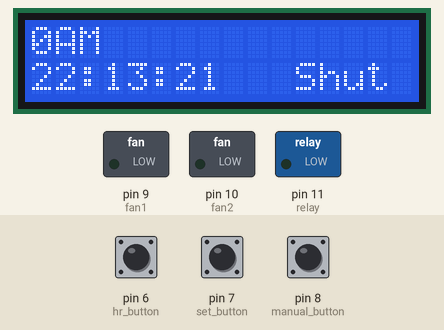
The sketch below on a simulated Arduino Uno, built with avr-gcc and run on an emulated ATmega328P. On the bench: 16×2 character LCD, switched loads named in the sketch (green lamp = pin HIGH). The inputs (shaded band) are chosen by the test bench; at power-on: pin 8 (manual_button) LOW, pin 7 (set_button) LOW, pin 6 (hr_button) LOW. The local clock reads 2024-03-15 10:24:30 at power-on unless the sketch sets it; pins used as bus, display or sensor lines are not drawn.

Above: at 1.2 s.
1.3 s: pin 8 (manual_button) pulled HIGH for 0.2 s
At 1.7 s:
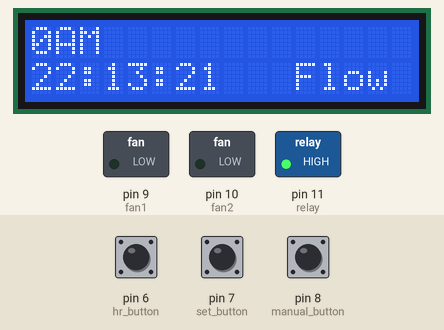
3.4 s: pin 7 (set_button) pulled HIGH for 0.2 s
At 4.27 s:
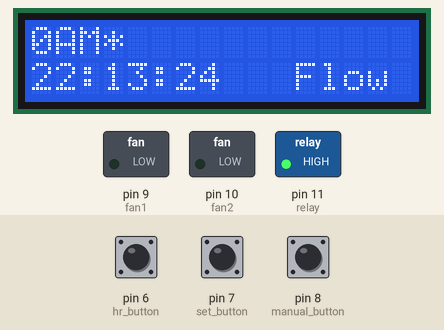
6.0 s: pin 6 (hr_button) pulled HIGH for 3.2 s
At 9.77 s:
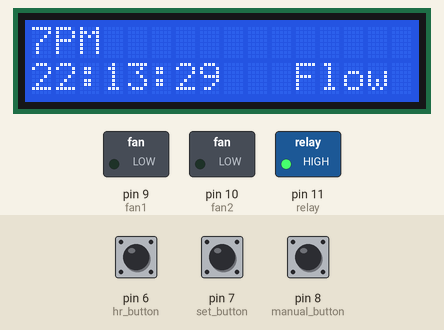
10.7 s: pin 7 (set_button) pulled HIGH for 1 s
At 10.81 s:
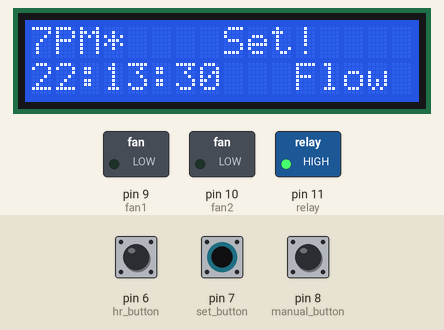
13.2 s: pin 6 (hr_button) pulled HIGH for 0.2 s
At 13.91 s:
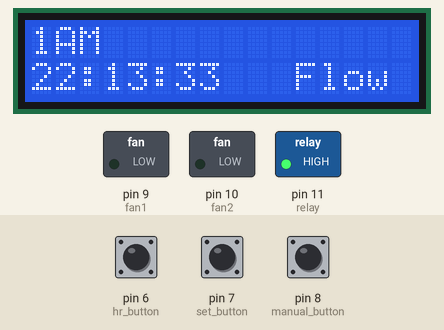
14.9 s: pin 8 (manual_button) pulled HIGH for 1 s
At 39.6 s:
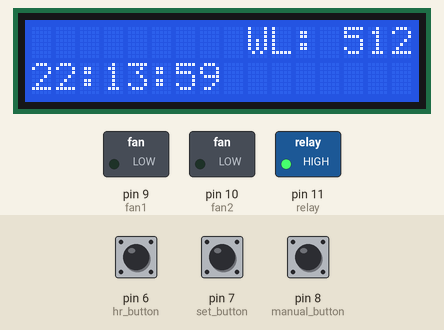
Timing chart, 0 to 40.7 s (numbered marks = the images above; inputs shaded):
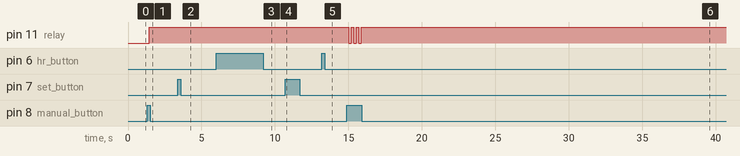

Measured:
- after the input at 1.3 s, pin 11 (relay): LOW → HIGH after 0.15 s; the display: first differs from a run without the input after 0.15 s (image 1)
- after the input at 3.4 s, the display: first differs from a run without the input after 0.11 s (image 2 shows a later state)
- after the input at 6.0 s, the display: first differs from a run without the input after 0.10 s (image 3 shows a later state)
- after the input at 10.7 s, the display: changes at once (image 4)
- after the input at 14.9 s, pin 11 (relay): alternates HIGH for 0.17 s and LOW for 0.17 s, 6 changes in all, then stays HIGH, starting after 0.13 s; the display: first changes after 0.14 s (image 6 shows a later state)
- what the display in image 2 shows lasts 0.5 s, from 4.0 s to 4.5 s

The sketch:

demo_test1.ino
```cpp
#include <Wire.h>
#include <LCD_I2C.h>
#include <ThreeWire.h>
#include <RtcDS1302.h>

ThreeWire myWire(4,5,2); // IO, SCLK, CE
RtcDS1302<ThreeWire> Rtc(myWire);
LCD_I2C lcd(0x27, 16, 2); // Default address of most PCF8574 modules, change according
#define sensorPin A0
int sensorPower = 3;
int hr_button = 6;
int set_button = 7;
int manual_button = 8;
int fan1 = 9;
int fan2 = 10;
int relay = 11;
int hr = 0;
int dura = 10;
int hr_add = 0;
int sett = 0;
int manual = 0;
bool alarm_set = false;
bool manual_set = 0;
int water_val = 0;

void setup ()
{
    pinMode(relay, OUTPUT);
    pinMode(hr_button, INPUT);
    pinMode(set_button, INPUT);
    pinMode(manual_button, INPUT);
    pinMode(sensorPower, OUTPUT);
    pinMode(fan1, OUTPUT);
    pinMode(fan2, OUTPUT);
    digitalWrite(sensorPower, LOW);
    lcd.begin();
    lcd.backlight();
    Rtc.Begin();
    RtcDateTime compiled = RtcDateTime(__DATE__, __TIME__);
    Rtc.SetDateTime(compiled);
}


void solenoid_flow(){
  digitalWrite(relay, HIGH);
  lcd.setCursor(11,1);
  lcd.print("Flow");
}

void solenoid_shut(){
  digitalWrite(relay, LOW);
  lcd.setCursor(11,1);
  lcd.print("Shut");
}

void fan_on() {
  digitalWrite(fan1, HIGH);
  digitalWrite(fan2, HIGH);
}

void fan_off() {
  digitalWrite(fan1, LOW);
  digitalWrite(fan2, LOW);
}

void set_time() {
    hr_add = digitalRead(hr_button);
    if (hr_add == 1) {
      hr++;
      if (hr == 24) {
        hr = 0;
      }
      alarm_set = false;
    }
    set_press();
    lcd.setCursor(0,0);
    if (hr <= 12) {
      lcd.print(hr);
      lcd.print("AM");
    } else {
      lcd.print(hr-12);
      lcd.print("PM");
    }
    if (alarm_set == true) {
      lcd.print("*");
    }
    delay(150);
    lcd.clear();
}

void set_press() {
  sett = digitalRead(set_button);
  if (sett == 1) {
    alarm_set = 1 - alarm_set;

    if (alarm_set) {
    lcd.setCursor(8,0);
    lcd.print("Set!");
    } else {
    hr = 0;
    lcd.setCursor(8,0);
    lcd.print("Reset!");
    }
  }

}

void manual_press(){
    manual = digitalRead(manual_button);
    if (manual == 1) {
      manual_set = 1 - manual_set;
      alarm_set = false;
    }
    if (manual_set) {
      solenoid_flow();
    } else {
      solenoid_shut();
    }
}

void alarm() {
  RtcDateTime now = Rtc.GetDateTime();
  lcd.setCursor(0,1);
  lcd.print(now.Hour());
  lcd.print(":");
  lcd.print(now.Minute());
  lcd.print(":");
  lcd.print(now.Second());
   /* if (tm.Second == 0) {
    display_wl();
    delay(1000);

    if (water_level() <= 10) {
      fan_off();
    }
   } */
  if (now.Second() == 59) {
    display_wl();
    fan_off();
    delay(2000);
  }
  if (now.Hour() == hr && /*tm.Minute == 0 &&*/ now.Second() <= dura && alarm_set == true) {
    solenoid_flow();
    int wait = dura*1000;
    delay(wait);
    fan_on();
  } else { // force shut after certain time to prevent leakage
    manual_press();
  }
}

int water_level() {
  digitalWrite(sensorPower, HIGH);  // Turn the sensor ON
  delay(100);              // wait 10 milliseconds
  water_val = analogRead(sensorPin);    // Read the analog value form sensor
  digitalWrite(sensorPower, LOW);   // Turn the sensor OFF
  return water_val;             // send current reading
}

void display_wl() {
  lcd.setCursor(9,0);
  lcd.print("WL: ");
  lcd.print(water_level());
}

void loop ()
{

   alarm();
  set_time();
}
```
